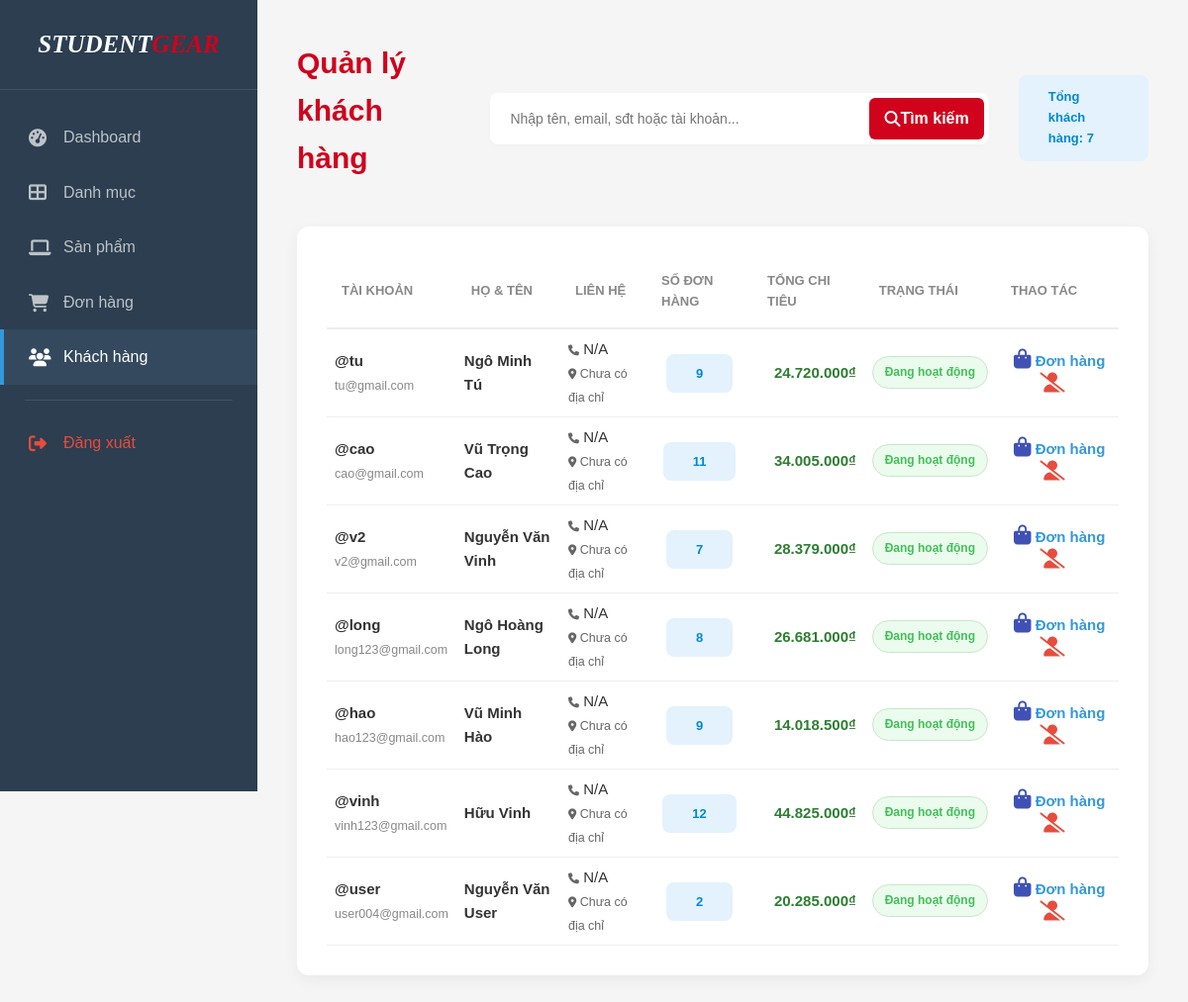
/admin/pages/users.php (signed in), run on the app's committed database.
### tables this page shows
CREATE TABLE `users` (
  `id` int NOT NULL,
  `username` varchar(50) NOT NULL,
  `email` varchar(100) NOT NULL,
  `password` varchar(255) NOT NULL,
  `fullname` varchar(100) DEFAULT NULL,
  `phone` varchar(20) DEFAULT NULL,
  `address` text,
  `avatar` varchar(255) DEFAULT NULL,
  `is_active` tinyint(1) DEFAULT '1',
  `created_at` timestamp NOT NULL DEFAULT CURRENT_TIMESTAMP,
  `updated_at` timestamp NOT NULL DEFAULT CURRENT_TIMESTAMP ON UPDATE CURRENT_TIMESTAMP
);

### admin/pages/users.php (the view, shortened to what this page needs)
<?php
require_once '../../config/db.php';
$search = isset($_GET['search']) ? trim($_GET['search']) : '';
$sql_users = "SELECT
                u.*,
                COUNT(CASE WHEN o.status != 'cancelled' THEN o.id END) AS total_orders,
                COALESCE(SUM(CASE WHEN o.status != 'cancelled' THEN o.total_price END), 0) AS total_spent
              FROM users u
              LEFT JOIN orders o ON u.id = o.user_id
              WHERE 1=1";
$sql_users .= " GROUP BY u.id ORDER BY u.created_at DESC";
$res_users = $conn->query($sql_users);
?>
<!DOCTYPE html>
<html lang="vi">
<head>
    <link rel="stylesheet" href="https://cdnjs.cloudflare.com/ajax/libs/font-awesome/6.4.0/css/all.min.css">
    <link rel="stylesheet" href="../../assets/css/admin.css">
</head>
<body class="admin-body">
    <div class="admin-wrapper">
        <?php include_once '../includes/sidebar.php'; ?>
        <main class="main-content">
            <header class="main-content__header">
                <h2>Quản lý khách hàng</h2>
                <form method="GET" action="" class="search-form user">
                    <input type="text" name="search" class="search-input"
                        placeholder="Nhập tên, email, sđt hoặc tài khoản..."
                        value="<?= htmlspecialchars($search) ?>">
                    <button type="submit" class="btn-primary" style="padding: 8px 15px;">
                        <i class="fas fa-search"></i> Tìm kiếm
                    </button>
                </form>
                <span class="badge-count">Tổng khách hàng: <?= $res_users->num_rows ?></span>
            </header>
            <section class="table-container">
                <table class="table">
                    <thead>
                        <tr>
                            <th>Tài khoản</th>
                            <th>Họ & Tên</th>
                            <th>Liên hệ</th>
                            <th class="text-center">Số đơn hàng</th>
                            <th class="text-right">Tổng chi tiêu</th>
                            <th class="text-center">Trạng thái</th>
                            <th class="text-center">Thao tác</th>
                        </tr>
                    </thead>
                    <tbody>
                        <?php if ($res_users->num_rows > 0): ?>
                            <?php while ($row = $res_users->fetch_assoc()): ?>
                                <tr>
                                    <td>
                                        <strong>@<?= htmlspecialchars($row['username']) ?></strong>
                                        <br><small style="color: #888;"><?= htmlspecialchars($row['email']) ?></small>
                                    </td>
                                    <td><strong><?= htmlspecialchars($row['fullname'] ?? 'Chưa cập nhật') ?></strong></td>
                                    <td>
                                        <i class="fa-solid fa-phone" style="font-size: 11px; color:#666;"></i> <?= htmlspecialchars($row['phone'] ?? 'N/A') ?>
                                        <br><small style="color: #666;"><i class="fa-solid fa-location-dot" style="font-size: 11px;"></i> <?= htmlspecialchars($row['address'] ?? 'Chưa có địa chỉ') ?></small>
                                    </td>
                                    <td class="text-center">
                                        <span class="badge-count"><?= $row['total_orders'] ?></span>
                                    </td>
                                    <td class="text-right spent-amount">
                                        <?= number_format($row['total_spent'], 0, ',', '.') ?>₫
                                    </td>
                                    <td class="text-center">
                                        <span class="status-badge <?= $row['is_active'] ? 'badge-success' : 'badge-warning' ?>">
                                            <?= $row['is_active'] ? 'Đang hoạt động' : 'Đang khóa' ?>
                                        </span>
                                    </td>
                                    <td class="text-center">
                                        <a href="orders.php?user_id=<?= $row['id'] ?>" class="action-link" title="Xem danh sách đơn hàng">
                                            <i class="fas fa-shopping-bag" style="color: #3f51b5;"></i> Đơn hàng
                                        </a>
                                        <a href="../handlers/toggle_user.php?id=<?= $row['id'] ?>"
                                            class="action-link <?= $row['is_active'] ? 'text-danger' : 'text-success' ?>"
                                            onclick="return confirm('Bạn chắc chắn muốn thay đổi trạng thái tài khoản này?')"
                                            style="margin-left: 10px;">
                                            <i class="fas <?= $row['is_active'] ? 'fa-user-slash' : 'fa-user-check' ?>"></i>
                                        </a>
                                    </td>
                                </tr>
                            <?php endwhile; ?>
                        <?php else: ?>
                            <tr>
                                <td colspan="8" class="text-center" style="padding: 20px; color: #888;">Không tìm thấy khách hàng nào khớp với từ khóa.</td>
                            </tr>
                        <?php endif; ?>
                    </tbody>
                </table>
            </section>
        </main>
    </div>
</body>
</html>

### admin/includes/sidebar.php
<?php
$current_page = basename($_SERVER['PHP_SELF']);
?>
<aside class="sidebar">
    <div class="sidebar__brand">
        <h4>Student<span style="color: #d0021c;">Gear</span></h4>
    </div>
    <nav class="sidebar__nav">
        <a href="<?php echo BASE_URL; ?>admin/index.php" class="<?= ($current_page == 'index.php') ? 'active' : '' ?>">
            <i class="fas fa-tachometer-alt"></i> Dashboard
        </a>
        <a href="<?php echo BASE_URL; ?>admin/pages/categories.php" class="<?= ($current_page == 'categories.php') ? 'active' : '' ?>">
            <i class="fa-solid fa-table-cells-large"></i> Danh mục
        </a>
        <a href="<?php echo BASE_URL; ?>admin/pages/products.php" class="<?= ($current_page == 'products.php') ? 'active' : '' ?>">
            <i class="fas fa-laptop"></i> Sản phẩm
        </a>
        <a href="<?php echo BASE_URL; ?>admin/pages/orders.php" class="<?= ($current_page == 'orders.php') ? 'active' : '' ?>">
            <i class="fas fa-shopping-cart"></i> Đơn hàng
        </a>
        <a href="<?php echo BASE_URL; ?>admin/pages/users.php" class="<?= ($current_page == 'users.php') ? 'active' : '' ?>">
            <i class="fas fa-users"></i> Khách hàng
        </a>
        <div class="sidebar__divider"></div>
        <a href="<?php echo BASE_URL; ?>auth/logout.php" class="text-danger">
            <i class="fas fa-sign-out-alt"></i> Đăng xuất
        </a>
    </nav>
</aside>

### assets/css/admin.css (style rules this page uses)
html { font-size:62.5%;scroll-behavior:smooth }
body { font-family:"cursive",sans-serif;font-size:1.6rem;line-height:1.6;color:#333;background-color:#f5f5f5;overflow-x:hidden }
a { text-decoration:none;color:inherit }
button,input,select,textarea { font-family:inherit;font-size:inherit;outline:none;border:none }
button { cursor:pointer;background:none }
.admin-wrapper { display:flex;min-height:100vh }
.main-content { flex-grow:1;padding:40px;overflow-y:auto }
.main-content__header { display:flex;justify-content:space-between;align-items:center;margin-bottom:30px;gap:30px }
.main-content__header h2 { font-size:30px;font-weight:700;color:#d0021c;margin-bottom:15px }
.sidebar { width:260px;background:#2c3e50;color:#fff;position:sticky;top:0;height:100vh;flex-shrink:0 }
.sidebar__brand { padding:25px;text-align:center;border-bottom:1px solid rgba(255,255,255,.1) }
.sidebar__brand h4 { text-decoration:none;display:block;text-transform:uppercase;font-size:25px;font-weight:700;font-style:italic;font-family:cursive }
.sidebar__nav { padding:20px 0 }
.sidebar__nav a { display:flex;align-items:center;padding:15px 25px;color:#bdc3c7;text-decoration:none;transition:all .3s;border-left:4px solid rgba(0,0,0,0) }
.sidebar__nav a i { width:20px;margin-right:15px;font-size:18px }
.sidebar__nav a:hover,.sidebar__nav a.active { background:#34495e;color:#fff;border-left-color:#3498db }
.sidebar__divider { height:1px;background:rgba(255,255,255,.1);margin:15px 25px }
.table-container { background:#fff;padding:30px;border-radius:12px;box-shadow:0 5px 15px rgba(0,0,0,.05) }
.table-container .table { width:100%;border-collapse:collapse }
.table-container .table thead th { text-align:left;padding:15px;border-bottom:2px solid #eee;color:#888;font-size:13px;text-transform:uppercase }
.table-container .table tbody td { padding:8px;border-bottom:1px solid #eee;font-size:15px }
.search-form { background:#fff;padding:5px;border-radius:10px }
.search-form .btn-primary,.search-form .btn-secondary { height:42px;display:flex;align-items:center;justify-content:center }
.status-badge { padding:6px 14px;border-radius:20px;font-size:12px;font-weight:600 }
.status-badge.badge-success { background:#ebfbee;color:#40c057 }
.action-link { color:#3498db;text-decoration:none;font-weight:600;margin-inline:10px }
.btn-primary { background-color:#d0021c;color:#fff;padding:10px 20px;border:none;border-radius:6px;cursor:pointer;font-weight:600;transition:.3s }
.action-link i { font-size:20px }
.text-danger { color:#e74c3c !important }
.status-badge { display:inline-block;padding:6px 12px;font-size:12px;font-weight:600;border-radius:20px;text-align:center;min-width:100px;white-space:nowrap }
.badge-success { background-color:#edf7ed;color:#2e7d32;border:1px solid #c8e6c9 }
.text-right { text-align:right }
.text-center { text-align:center }
.spent-amount { color:#2e7d32;font-weight:bold }
.badge-count { background-color:#e3f2fd;color:#0288d1;padding:12px 30px;border-radius:8px;font-weight:bold;font-size:13px }
.user { border-radius:8px;box-shadow:0 2px 4px rgba(0,0,0,.02);max-width:650px;width:100% }
.search-form { display:flex;gap:10px }
.search-input { flex:1;padding:8px 15px;border-radius:4px;font-size:14px;outline:none }

### data on the page
users: username "tu", email "tu@gmail.com", fullname "Ngô Minh Tú", phone "N/A", address "Chưa có địa chỉ", total_orders "9", total_spent "24.720.000", is_active "Đang hoạt động"
users: username "cao", email "cao@gmail.com", fullname "Vũ Trọng Cao", phone "N/A", address "Chưa có địa chỉ", total_orders "11", total_spent "34.005.000", is_active "Đang hoạt động"
users: username "v2", email "v2@gmail.com", fullname "Nguyễn Văn Vinh", phone "N/A", address "Chưa có địa chỉ", total_orders "7", total_spent "28.379.000", is_active "Đang hoạt động"
users: username "long", email "long123@gmail.com", fullname "Ngô Hoàng Long", phone "N/A", address "Chưa có địa chỉ", total_orders "8", total_spent "26.681.000", is_active "Đang hoạt động"
users: username "hao", email "hao123@gmail.com", fullname "Vũ Minh Hào", phone "N/A", address "Chưa có địa chỉ", total_orders "9", total_spent "14.018.500", is_active "Đang hoạt động"
users: username "vinh", email "vinh123@gmail.com", fullname "Hữu Vinh", phone "N/A", address "Chưa có địa chỉ", total_orders "12", total_spent "44.825.000", is_active "Đang hoạt động"
users: username "user", email "user004@gmail.com", fullname "Nguyễn Văn User", phone "N/A", address "Chưa có địa chỉ", total_orders "2", total_spent "20.285.000", is_active "Đang hoạt động"

### other printed values
$res_users->num_rows "7"
